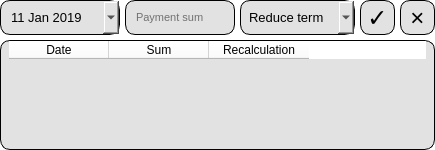
<?xml version="1.0" encoding="UTF-8"?>
<ui version="4.0">
 <class>my_widget</class>
 <widget class="QWidget" name="my_widget">
  <property name="geometry">
   <rect>
    <x>0</x>
    <y>0</y>
    <width>435</width>
    <height>150</height>
   </rect>
  </property>
  <property name="windowTitle">
   <string>Form</string>
  </property>
  <property name="styleSheet">
   <string notr="true">background-color: rgb(255, 255, 255);</string>
  </property>
  <layout class="QVBoxLayout" name="verticalLayout">
   <property name="spacing">
    <number>0</number>
   </property>
   <property name="leftMargin">
    <number>0</number>
   </property>
   <property name="topMargin">
    <number>0</number>
   </property>
   <property name="rightMargin">
    <number>0</number>
   </property>
   <property name="bottomMargin">
    <number>0</number>
   </property>
   <item>
    <layout class="QGridLayout" name="widget_layout">
     <property name="spacing">
      <number>5</number>
     </property>
     <item row="0" column="0">
      <widget class="QDateEdit" name="pay_date">
       <property name="sizePolicy">
        <sizepolicy hsizetype="Expanding" vsizetype="Expanding">
         <horstretch>0</horstretch>
         <verstretch>0</verstretch>
        </sizepolicy>
       </property>
       <property name="minimumSize">
        <size>
         <width>120</width>
         <height>35</height>
        </size>
       </property>
       <property name="maximumSize">
        <size>
         <width>120</width>
         <height>35</height>
        </size>
       </property>
       <property name="font">
        <font>
         <pointsize>10</pointsize>
        </font>
       </property>
       <property name="styleSheet">
        <string notr="true">QDateEdit {
    border-radius: 10px;
    padding: 0 8px;
	background-color: rgb(226, 226, 226);
	color:black;
	border: 1px solid black;
}

QDateEdit::drop-down {
    image: url(/home/kossadda/develop/C7_s21_smartcalc/src/s21_pics/down_arrow.png);
	width: 20px;
	height: 35px;
	margin-right: 5px;
}

QDateEdit QCalendarWidget {
    color: black;
}

QDateEdit QCalendarWidget QAbstractItemView {
    background-color: white;
    color: black;
}

QDateEdit QCalendarWidget QToolButton {
    color: black;
}

QDateEdit QCalendarWidget QToolButton QMenu {
    color: black;
}</string>
       </property>
       <property name="calendarPopup">
        <bool>true</bool>
       </property>
       <property name="date">
        <date>
         <year>2019</year>
         <month>1</month>
         <day>11</day>
        </date>
       </property>
      </widget>
     </item>
     <item row="1" column="0" colspan="5">
      <widget class="QTableWidget" name="table">
       <property name="font">
        <font>
         <pointsize>10</pointsize>
        </font>
       </property>
       <property name="styleSheet">
        <string notr="true">QTableWidget::item:selected {
	background-color: rgb(175, 97, 33);
	color: rgb(255, 255, 255);
}

QTableWidget {
    border-radius: 10px;
    padding: 0 8px;
	background-color: rgb(226, 226, 226);
	color:black;
	color: rgb(0, 0, 0);
	gridline-color: rgb(0, 0, 0);
	border: 1px solid black;
}

QTableCornerButton::section { 
	background-color: rgb(226, 226, 226); 
}
</string>
       </property>
       <property name="rowCount">
        <number>0</number>
       </property>
       <column>
        <property name="text">
         <string>Date</string>
        </property>
       </column>
       <column>
        <property name="text">
         <string>Sum</string>
        </property>
       </column>
       <column>
        <property name="text">
         <string>Recalculation</string>
        </property>
       </column>
      </widget>
     </item>
     <item row="0" column="1">
      <widget class="QLineEdit" name="pay_sum">
       <property name="sizePolicy">
        <sizepolicy hsizetype="Expanding" vsizetype="Expanding">
         <horstretch>0</horstretch>
         <verstretch>0</verstretch>
        </sizepolicy>
       </property>
       <property name="minimumSize">
        <size>
         <width>110</width>
         <height>35</height>
        </size>
       </property>
       <property name="maximumSize">
        <size>
         <width>110</width>
         <height>35</height>
        </size>
       </property>
       <property name="font">
        <font>
         <pointsize>8</pointsize>
        </font>
       </property>
       <property name="styleSheet">
        <string notr="true">    border-radius: 10px;
    padding: 0 8px;
	background-color: rgb(226, 226, 226);
	color:black;
	border: 1px solid black;</string>
       </property>
       <property name="text">
        <string/>
       </property>
       <property name="placeholderText">
        <string>Payment sum</string>
       </property>
      </widget>
     </item>
     <item row="0" column="4" alignment="Qt::AlignHCenter|Qt::AlignVCenter">
      <widget class="QPushButton" name="clean_table">
       <property name="sizePolicy">
        <sizepolicy hsizetype="Expanding" vsizetype="Expanding">
         <horstretch>0</horstretch>
         <verstretch>0</verstretch>
        </sizepolicy>
       </property>
       <property name="minimumSize">
        <size>
         <width>35</width>
         <height>35</height>
        </size>
       </property>
       <property name="maximumSize">
        <size>
         <width>35</width>
         <height>35</height>
        </size>
       </property>
       <property name="font">
        <font>
         <pointsize>18</pointsize>
        </font>
       </property>
       <property name="styleSheet">
        <string notr="true">QPushButton {
border-radius: 10px;
background-color: rgb(226, 226, 226);
color:black;
border: 1px solid black;
}

QPushButton:pressed {
background-color: rgb(170, 44, 33);
}</string>
       </property>
       <property name="text">
        <string>×</string>
       </property>
      </widget>
     </item>
     <item row="0" column="2">
      <widget class="QComboBox" name="pay_type">
       <property name="sizePolicy">
        <sizepolicy hsizetype="Expanding" vsizetype="Expanding">
         <horstretch>0</horstretch>
         <verstretch>0</verstretch>
        </sizepolicy>
       </property>
       <property name="minimumSize">
        <size>
         <width>110</width>
         <height>35</height>
        </size>
       </property>
       <property name="maximumSize">
        <size>
         <width>16777215</width>
         <height>35</height>
        </size>
       </property>
       <property name="font">
        <font>
         <pointsize>10</pointsize>
        </font>
       </property>
       <property name="styleSheet">
        <string notr="true">QComboBox {
    border-radius: 10px;
    padding: 0 8px;
    background-color: rgb(226, 226, 226);
    color: black;
    border: 1px solid black;
}

QComboBox::drop-down {
    image: url(/home/kossadda/develop/C7_s21_smartcalc/src/s21_pics/down_arrow.png);
	width: 20px;
	height: 35px;
	margin-right: 5px;
}</string>
       </property>
       <item>
        <property name="text">
         <string>Reduce term</string>
        </property>
       </item>
       <item>
        <property name="text">
         <string>Reduce payment</string>
        </property>
       </item>
      </widget>
     </item>
     <item row="0" column="3" alignment="Qt::AlignHCenter|Qt::AlignVCenter">
      <widget class="QPushButton" name="add_to_table">
       <property name="sizePolicy">
        <sizepolicy hsizetype="Expanding" vsizetype="Expanding">
         <horstretch>0</horstretch>
         <verstretch>0</verstretch>
        </sizepolicy>
       </property>
       <property name="minimumSize">
        <size>
         <width>35</width>
         <height>35</height>
        </size>
       </property>
       <property name="maximumSize">
        <size>
         <width>35</width>
         <height>35</height>
        </size>
       </property>
       <property name="font">
        <font>
         <pointsize>18</pointsize>
        </font>
       </property>
       <property name="styleSheet">
        <string notr="true">QPushButton {
border-radius: 10px;
background-color: rgb(226, 226, 226);
color:black;
border: 1px solid black;
}

QPushButton:pressed {
background-color: rgb(175, 97, 33);
}</string>
       </property>
       <property name="text">
        <string>✓</string>
       </property>
      </widget>
     </item>
    </layout>
   </item>
  </layout>
 </widget>
 <resources/>
 <connections/>
</ui>
